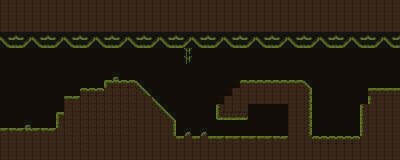

Tiled map render using the project's own tile images. Description and the whole map definition, tile-layer contents included, below:
An orthogonal 50x20 tile map with 8x8 px tiles, 1 tile layer (Ground) and 6 objects.

<map version="1.5" tiledversion="1.7.2" orientation="orthogonal" renderorder="right-down" width="50" height="20" tilewidth="8" tileheight="8" infinite="0" nextlayerid="3" nextobjectid="9">
 <tileset firstgid="1" source="JungleTileset.tsx" />
 <layer id="1" name="Ground" width="50" height="20">
  <data encoding="csv">
26,26,26,26,26,26,26,26,26,26,26,26,26,26,26,26,26,26,26,26,26,26,26,26,26,26,26,26,26,26,26,26,26,26,26,26,26,26,26,26,26,26,26,26,26,26,26,26,26,26,
26,26,26,26,26,26,26,26,26,26,26,26,26,26,26,26,26,26,26,26,26,26,26,26,26,26,26,26,26,26,26,26,26,26,26,26,26,26,26,26,26,26,26,26,26,26,26,26,26,26,
26,26,26,26,26,26,26,26,26,26,26,26,26,26,26,26,26,26,26,26,26,26,26,26,26,26,26,26,26,26,26,26,26,26,26,26,26,26,26,26,26,26,26,26,26,26,26,26,26,26,
26,26,26,26,26,26,26,26,26,26,26,26,26,26,26,26,26,26,26,26,26,26,26,26,26,26,26,26,26,26,26,26,26,26,26,26,26,26,26,26,26,26,26,26,26,26,26,26,26,26,
3221225495,3221225494,3221225493,3221225492,3221225495,3221225494,3221225493,3221225492,3221225495,3221225494,3221225493,3221225492,3221225495,3221225494,3221225493,3221225492,3221225495,3221225494,3221225493,3221225492,3221225495,3221225494,3221225493,3221225492,3221225495,3221225494,3221225493,3221225492,3221225495,3221225494,3221225493,3221225492,3221225495,3221225494,3221225493,3221225492,3221225495,3221225494,3221225493,3221225492,3221225495,3221225494,3221225493,3221225492,3221225495,3221225494,3221225493,3221225492,3221225495,3221225494,
3221225476,3221225475,3221225474,3221225473,3221225476,3221225475,3221225474,3221225473,3221225476,3221225475,3221225474,3221225473,3221225476,3221225475,3221225474,3221225473,3221225476,3221225475,3221225474,3221225473,3221225476,3221225475,3221225474,3221225473,3221225476,3221225475,3221225474,3221225473,3221225476,3221225475,3221225474,3221225473,3221225476,3221225475,3221225474,3221225473,3221225476,3221225475,3221225474,3221225473,3221225476,3221225475,3221225474,3221225473,3221225476,3221225475,3221225474,3221225473,3221225476,3221225475,
123,123,123,123,123,123,123,123,123,123,123,123,123,123,123,123,123,123,123,123,123,123,123,28,123,123,123,123,123,123,123,123,123,123,123,123,123,123,123,123,123,123,123,123,123,123,123,123,123,123,
123,123,123,123,123,123,123,123,123,123,123,123,123,123,123,123,123,123,123,123,123,123,123,28,123,123,123,123,123,123,123,123,123,123,123,123,123,123,123,123,123,123,123,123,123,123,123,123,123,123,
123,123,123,123,123,123,123,123,123,123,123,123,123,123,123,123,123,123,123,123,123,123,123,123,123,123,123,123,123,123,123,123,123,123,123,123,123,123,123,123,123,123,123,123,123,123,123,123,123,123,
123,123,123,123,123,123,123,123,123,123,123,123,123,123,85,123,123,123,123,123,123,123,123,123,123,123,123,123,123,123,123,123,123,123,123,123,123,123,123,123,123,123,123,123,123,123,123,123,123,123,
123,123,123,123,123,123,123,123,123,123,123,123,123,1610612744,100,100,100,65,123,123,123,123,123,123,123,123,123,123,123,124,63,63,63,63,63,63,63,64,65,123,123,123,123,123,123,123,123,123,123,123,
123,123,123,123,123,123,123,123,123,123,100,100,100,45,45,45,45,84,65,123,123,123,123,123,123,123,123,123,124,45,26,26,26,26,26,26,26,26,46,123,123,123,123,123,123,123,6,6,6,7,
123,123,123,123,123,123,123,123,7,117,45,45,45,45,45,45,45,26,26,65,123,123,123,123,123,123,123,124,26,26,26,26,26,26,26,26,26,26,46,123,123,123,123,123,123,123,3221225499,26,26,26,
123,123,123,123,123,123,123,123,26,45,45,45,45,45,45,45,26,26,26,84,65,123,123,123,123,123,123,3221225518,26,45,26,123,123,123,123,123,26,26,46,123,123,123,123,123,123,3221225518,26,26,26,26,
123,123,123,123,123,123,123,1610612744,45,26,45,45,45,45,45,45,45,26,26,26,84,65,123,123,123,123,123,3221225480,3221225479,3221225478,3221225477,123,123,123,123,123,26,26,46,123,123,123,123,123,123,3221225499,26,26,26,26,
123,123,123,85,123,123,123,3221225499,45,26,45,45,45,45,45,45,45,26,26,26,26,27,123,123,123,123,123,123,123,123,123,123,123,123,123,123,26,26,46,123,123,123,123,123,123,3221225499,26,26,26,26,
115,116,117,118,115,116,117,45,45,26,45,45,45,45,45,45,26,26,26,26,26,27,123,86,123,86,123,123,123,123,123,123,123,123,123,123,26,26,46,123,123,123,123,123,123,3221225499,26,26,26,26,
26,26,26,26,26,26,26,26,26,45,45,26,26,26,26,26,26,26,26,26,26,26,7,26,7,26,7,115,116,115,116,115,116,115,116,117,26,26,26,100,100,100,100,100,100,26,26,26,26,26,
26,26,26,26,26,26,26,26,26,26,45,26,26,26,26,26,26,26,26,26,26,26,26,26,26,26,26,26,26,26,26,26,26,26,26,26,26,26,26,26,26,26,26,26,26,26,26,26,26,26,
26,26,26,26,26,26,26,26,26,26,26,26,26,26,26,26,26,26,26,26,26,26,26,26,26,26,26,26,26,26,26,26,26,26,26,26,26,26,26,26,26,26,26,26,26,26,26,26,26,26
</data>
 </layer>
 <objectgroup id="2" name="CollisionMask">
  <object id="2" x="0" y="161">
   <polygon points="0,0 0.5,-161 399.5,-161 399.5,-126.5 1.5,-124" />
  </object>
  <object id="3" x="1" y="129">
   <polygon points="0,0 55.3333,0 55.6667,-16.6667 64,-16.6667 63.6667,-32.3333 80,-32.3333 79.6667,-40.3333 103,-40 103.667,-48 134.667,-47.6667 173.667,-7.66667 174.667,7.33333 174.667,31.6667 0,31" />
  </object>
  <object id="5" x="290" y="138.333">
   <polygon points="0,0 71,-0.333333 70.6667,-33.3333 78.6667,-33.3333 78.3333,-50.3333 109.667,-49.6667 109.667,21.3333 -0.333333,21.3333" />
  </object>
  <object id="6" x="176" y="136.25" width="113" height="24.25" />
  <object id="7" x="216.5" y="105">
   <polygon points="0,0 -0.5,15 31.5,15 31.5,-1 71.5,-1 71.5,31 95.5,31 95.5,-17 87.5,-25 23.5,-25 23.5,-17 15.5,-17 15.5,-9 7.5,-9 7.5,-1" />
  </object>
  <object id="8" x="289" y="134.75" width="23.5" height="4.5" />
 </objectgroup>
</map>
